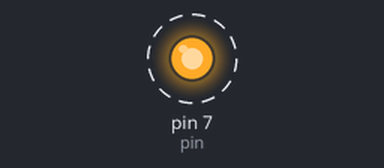
A program run on a simulated Raspberry Pi (header pin numbers). Parts: output pins drawn as LEDs (lit = HIGH). Dashed ring = blinking.

Above: at 0.05 s.
Timing chart, 0 to 3.0 s (numbered marks = the images above):
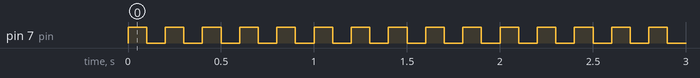

Measured:
- by itself, pin 7 (pin): alternates HIGH for 0.10 s and LOW for 0.10 s

The program:

blink.py
```python
#!/usr/bin/python
# coding=utf-8
import RPi.GPIO as GPIO
from time import sleep


GPIO.setmode(GPIO.BOARD) # Physical numeration pins
pin = 7
GPIO.setup(pin, GPIO.OUT)

p = GPIO.PWM(pin, 50)  # channel=7 frequency=50Hz
p.start(0)
try:
    while True:
            p.ChangeDutyCycle(100)
            sleep(0.1)
            p.ChangeDutyCycle(0)
            sleep(0.1)
except KeyboardInterrupt:
    print '\n\n[ Execution aborted ]'
except ValueError:
    print '\n[ Unexpected value ]'
except IndexError:
    print '\n[ Index out of range ]'
except TypeError:
    print '\n[ Required values: 0 or 1 ]'
finally:
    GPIO.cleanup()
```
